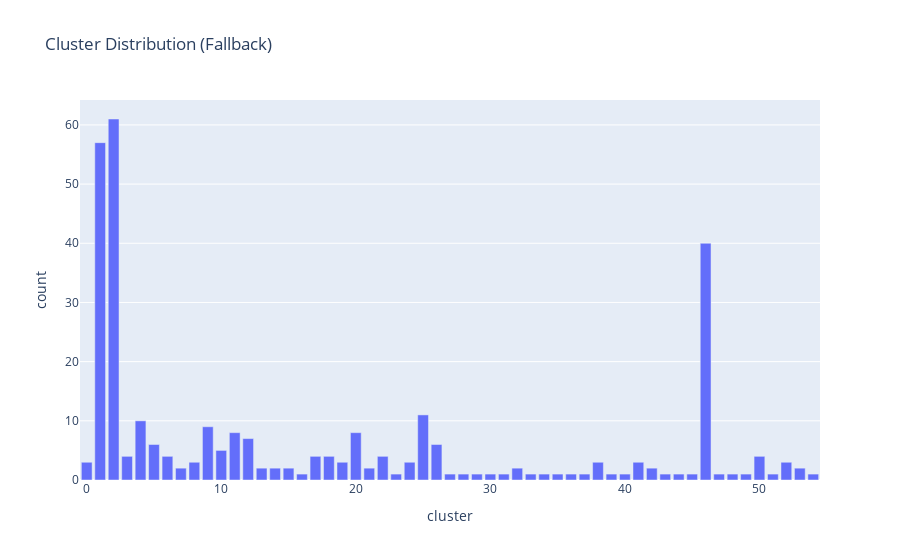

The code cell stored with this chart in its notebook:
### Markdown cell above
# Create Diverging Sentiment Chart (if enabled)
if ENABLE_ADVANCED_VIZ:
    try:
        fig_diverging = advanced_viz.create_diverging_sentiment_comparison(
            df_clustered,
            cluster_col='cluster',
            sentiment_score_col='sentiment_deep_score' if 'sentiment_deep_score' in df_clustered.columns else 'cluster',
            title='Regional Sentiment Comparison (vs Baseline)'
        )
        fig_diverging.show()
        
        print("\n💡 Interpretation Guide:")
        print("   • Baseline (0): National average sentiment")
        print("   • Green bars: Regions more positive than average")
        print("   • Red bars: Regions more negative than average")
        print("   • Use this to identify regional polarization")
        print("   • Large divergences = potential policy resistance")
    except Exception as e:
        print(f"⚠️  Could not create Diverging Chart: {e}")
else:
    print("⏭️  Diverging sentiment chart skipped (advanced viz disabled in configuration)")

### Code cell
# Create Treemap (with duplicate prevention fix)
if ENABLE_ADVANCED_VIZ:
    try:
        print("\n🌳 Creating treemap...")

        # FIX: Detect which sentiment column exists
        sentiment_cols = [c for c in df_clustered.columns if 'sentiment' in c.lower() and 'score' in c.lower()]
        if sentiment_cols:
            sentiment_col = sentiment_cols[0]  # Use first available sentiment score column
            print(f"   • Using sentiment column: {sentiment_col}")
        else:
            sentiment_col = None
            print("   • No sentiment column found, using article counts only")

        # FIX: Aggregate data first to prevent duplicates
        if sentiment_col:
            treemap_data = df_clustered.groupby(['cluster', 'location']).agg({
                sentiment_col: 'mean',
                'cluster': 'size'
            }).reset_index()
            treemap_data.columns = ['cluster', 'location', 'avg_sentiment', 'count']
        else:
            treemap_data = df_clustered.groupby(['cluster', 'location']).size().reset_index(name='count')
            treemap_data['avg_sentiment'] = 0

        print(f"   • Aggregated to {len(treemap_data)} unique cluster-location pairs")

        # Create treemap with validated data
        fig_treemap = advanced_viz.create_treemap_hierarchical(
            treemap_data,
            cluster_col='cluster',
            location_col='location',
            sentiment_col='avg_sentiment',
            sentiment_score_col='avg_sentiment',
            title='Hierarchical Regional Narrative Structure'
        )

        fig_treemap.show()
        print("\n💡 Treemap created successfully")

    except Exception as e:
        print(f"\n⚠️  Could not create Treemap: {e}")
        print("   Creating fallback visualization...")

        import plotly.express as px
        cluster_sizes = df_clustered['cluster'].value_counts().reset_index()
        cluster_sizes.columns = ['cluster', 'count']

        fig_simple = px.bar(
            cluster_sizes,
            x='cluster',
            y='count',
            title='Cluster Distribution (Fallback)'
        )
        fig_simple.show()
else:
    print("⏭️  Treemap skipped (advanced viz disabled)")

### Figure 1 — Plotly figure (JSON) as saved in the notebook; plotly's stock layout.template omitted (floating-point values rounded to 4 significant figures)
{"data": [{"hovertemplate": "cluster=%{x}<br>count=%{y}<extra></extra>", "legendgroup": "", "marker": {"color": "#636efa", "pattern": {"shape": ""}}, "name": "", "orientation": "v", "showlegend": false, "textposition": "auto", "type": "bar", "x": [2, 1, 46, 25, 4, 9, 20, 11, 12, 26, 5, 10, 18, 22, 6, 17, 50, 3, 24, 0, 38, 52, 41, 19, 8, 13, 14, 7, 21, 32, 15, 53, 42, 51, 45, 16, 36, 44, 35, 43, 27, 23, 29, 48, 31, 47, 49, 30, 33, 39, 34, 40, 37, 54, 28], "xaxis": "x", "y": [61, 57, 40, 11, 10, 9, 8, 8, 7, 6, 6, 5, 4, 4, 4, 4, 4, 4, 3, 3, 3, 3, 3, 3, 3, 2, 2, 2, 2, 2, 2, 2, 2, 1, 1, 1, 1, 1, 1, 1, 1, 1, 1, 1, 1, 1, 1, 1, 1, 1, 1, 1, 1, 1, 1], "yaxis": "y"}], "layout": {"barmode": "relative", "legend": {"tracegroupgap": 0}, "title": {"text": "Cluster Distribution (Fallback)"}, "xaxis": {"anchor": "y", "domain": [0, 1], "title": {"text": "cluster"}}, "yaxis": {"anchor": "x", "domain": [0, 1], "title": {"text": "count"}}}}
